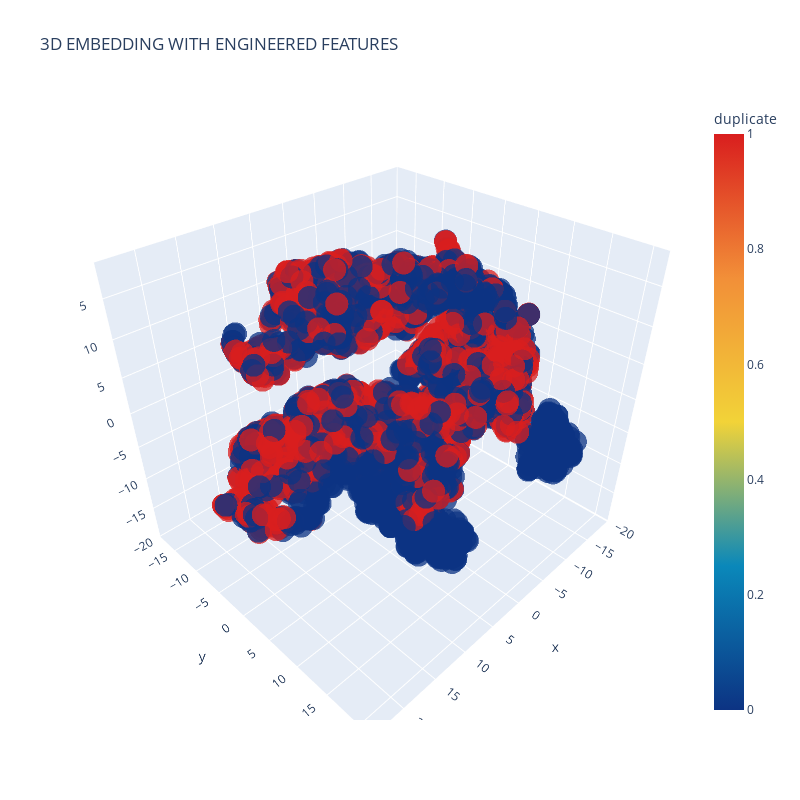

The code cell stored with this chart in its notebook:
### Code cell
import plotly.graph_objs as go
import plotly.tools as tls

import plotly.offline as py
py.init_notebook_mode(connected=True)

trace1 = go.Scatter3d(
    x=tsne3d[:,0],
    y=tsne3d[:,1],
    z=tsne3d[:,2],
    mode='markers',
    marker=dict(
        sizemode='diameter',
        color = y,
        colorscale = 'Portland',
        colorbar = dict(title = 'duplicate'),
        line=dict(color='rgb(255, 255, 255)'),
        opacity=0.75
    )
)

data=[trace1]
layout=dict(height=800, width=800, title='3D EMBEDDING WITH ENGINEERED FEATURES')
fig=dict(data=data, layout=layout)
py.iplot(fig, filename='3DBubble')

### Figure 1 — Plotly figure (JSON) as saved in the notebook; plotly's stock layout.template omitted (floating-point values rounded to 4 significant figures; data arrays with more than 128 entries replaced by an {"elided": "..."} marker saying what was removed)
{"data": [{"marker": {"color": {"elided": "5000 int values"}, "colorbar": {"title": {"text": "duplicate"}}, "colorscale": [[0, "rgb(12,51,131)"], [0.25, "rgb(10,136,186)"], [0.5, "rgb(242,211,56)"], [0.75, "rgb(242,143,56)"], [1, "rgb(217,30,30)"]], "line": {"color": "rgb(255, 255, 255)"}, "opacity": 0.75, "sizemode": "diameter"}, "mode": "markers", "type": "scatter3d", "x": {"elided": "5000 float values"}, "y": {"elided": "5000 float values"}, "z": {"elided": "5000 float values"}}], "layout": {"height": 800, "title": {"text": "3D EMBEDDING WITH ENGINEERED FEATURES"}, "width": 800}}
